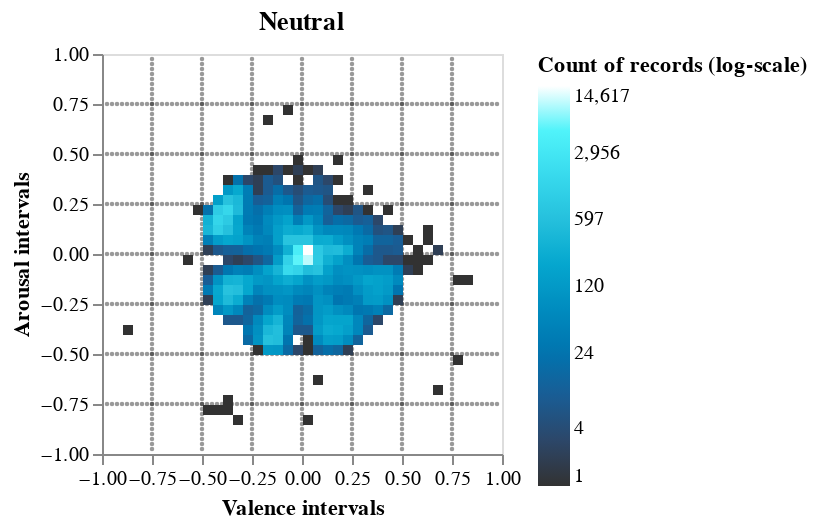

This figure's notebook cell:
### Code cell
# Create the histogram using Altair
histogram_2d_log = alt.Chart(hist_df).mark_rect().encode(
    x=alt.X('valence:Q', bin=alt.Bin(maxbins=total_bins), scale = alt.Scale(domain=[-1, 1]), 
            axis = alt.Axis(values=axis_steps, labelAngle=0, title="Valence intervals", labelFlush=False)),
    y=alt.Y('arousal:Q', bin=alt.Bin(maxbins=total_bins), scale = alt.Scale(domain=[-1, 1]), 
            axis = alt.Axis(values=axis_steps, labelAngle=0, title="Arousal intervals", labelFlush=False)),
    color=alt.Color('count:Q', scale=alt.Scale(type = 'log', scheme='darkblue', domain=[1, max_count]), 
                    legend=alt.Legend(title="Count of records (log-scale)", values=legend_steps_log)),
    tooltip=[
        alt.Tooltip('valence:Q', bin=alt.Bin(maxbins=total_bins), title='Valence Interval'),
        alt.Tooltip('arousal:Q', bin=alt.Bin(maxbins=total_bins), title='Arousal Interval'),
        alt.Tooltip('count:Q', title = 'Count of records')
    ]
).properties(
    title='Heatmap',
    width=200,
    height=200
)
# Overlay the heatmap and the dotted grid
neutral_histogram2d = (dotted_grid + histogram_2d_log).properties(title = 'Neutral').interactive()
neutral_histogram2d

### Figure 1 — Vega-Lite specification as saved in the notebook (floating-point values rounded to 4 significant figures; data arrays with more than 128 entries replaced by an {"elided": "..."} marker saying what was removed)
{"config": {"view": {"continuousWidth": 300, "continuousHeight": 300}}, "layer": [{"data": {"name": "data-c53d011f009317f84c01f8b65e9ae3ea"}, "mark": {"type": "circle", "color": "black", "opacity": 0.4, "size": 5}, "encoding": {"x": {"axis": {"grid": false}, "field": "valence", "scale": {"domain": [-1, 1]}, "type": "quantitative"}, "y": {"axis": {"grid": false}, "field": "arousal", "scale": {"domain": [-1, 1]}, "type": "quantitative"}}, "name": "view_21"}, {"data": {"name": "data-46ab1e92e3c60406359290aee1a11f88"}, "mark": {"type": "rect"}, "encoding": {"color": {"field": "count", "legend": {"title": "Count of records (log-scale)", "values": [1.0, 4.0, 24.0, 120.0, 597.0, 2956.0, 14620.0]}, "scale": {"domain": [1, 14620.0], "scheme": "darkblue", "type": "log"}, "type": "quantitative"}, "tooltip": [{"bin": {"maxbins": 40}, "field": "valence", "title": "Valence Interval", "type": "quantitative"}, {"bin": {"maxbins": 40}, "field": "arousal", "title": "Arousal Interval", "type": "quantitative"}, {"field": "count", "title": "Count of records", "type": "quantitative"}], "x": {"axis": {"labelAngle": 0, "labelFlush": false, "title": "Valence intervals", "values": [-1.0, -0.75, -0.5, -0.25, 0.0, 0.25, 0.5, 0.75, 1.0]}, "bin": {"maxbins": 40}, "field": "valence", "scale": {"domain": [-1, 1]}, "type": "quantitative"}, "y": {"axis": {"labelAngle": 0, "labelFlush": false, "title": "Arousal intervals", "values": [-1.0, -0.75, -0.5, -0.25, 0.0, 0.25, 0.5, 0.75, 1.0]}, "bin": {"maxbins": 40}, "field": "arousal", "scale": {"domain": [-1, 1]}, "type": "quantitative"}}, "title": "Heatmap"}], "height": 200, "params": [{"name": "param_19", "select": {"type": "interval", "encodings": ["x", "y"]}, "bind": "scales", "views": ["view_21"]}], "title": "Neutral", "width": 200, "$schema": "https://vega.github.io/schema/vega-lite/v5.15.1.json", "datasets": {"data-c53d011f009317f84c01f8b65e9ae3ea": {"elided": "1106 records"}, "data-46ab1e92e3c60406359290aee1a11f88": {"elided": "335 records"}}}
